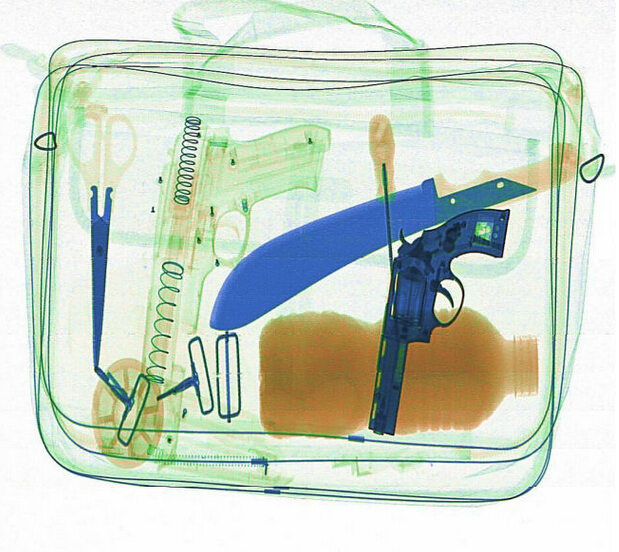
#> input picture Media/Photos/billiards/danger-weapon.jpg, 619 x 552 px
$ python gui-sliders.py
#> lines starting #> are read from the running program, lines starting #| are printed output that depends on the picture; after the words box and inside, x2 and y2 are one past the last pixel; in counts of white or black regions, pixels touching at a corner belong together
import cv2
import numpy as np


hue_min = 0
hue_max = 255

saturation_min = 0
saturation_max = 255

value_min = 0
value_max = 255


def on_change_hue_min(val):
    global hue_min
    hue_min = val
    update_mask_image()


def on_change_hue_max(val):
    global hue_max
    hue_max = val
    update_mask_image()


def on_change_saturation_min(val):
    global saturation_min
    saturation_min = val
    update_mask_image()


def on_change_saturation_max(val):
    global saturation_max
    saturation_max = val
    update_mask_image()


def on_change_value_min(val):
    global value_min
    value_min = val
    update_mask_image()


def on_change_value_max(val):
    global value_max
    value_max = val
    update_mask_image()


def update_mask_image():
    # Создаём маску
    min_color = np.array([hue_min, saturation_min, value_min])  # Минимальные значения [r_min, g_min, b_min]
    max_color = np.array([hue_max, saturation_max, value_max])  # Максимальные значения [r_max, g_max, b_max]

    mask = cv2.inRange(hsv, min_color, max_color)
    cv2.imshow('Mask', mask)

    global img
    masked_img = cv2.bitwise_and(img, img, mask=mask)
    cv2.imshow('Masked image', masked_img)


img = cv2.imread('Media/Photos/billiards/danger-weapon.jpg')
#> img is the input picture: shape (552, 619, 3); mean B, G, R 199.4, 213.1, 201.9


# Конвертируем в цветовое пространство HSV
# BGR to HSV (Hue Saturation Value - Оттенок Насыщенность Значение\Яркость)
hsv = cv2.cvtColor(img, cv2.COLOR_BGR2HSV)
#> hsv: shape (552, 619, 3); mean H, S, V 48.9, 47.1, 221.5
cv2.imshow('HSV', hsv)


window_name = 'Mask'
update_mask_image()
#> in update_mask_image, `mask = cv2.inRange(hsv, min_color, max_color)`: mask: shape (552, 619); every value is 255


cv2.createTrackbar('h min', window_name, 0, 255, on_change_hue_min)
#> slider 'h min' is set to 51
cv2.createTrackbar('h max', window_name, 255, 255, on_change_hue_max)

cv2.createTrackbar('s min', window_name, 0, 255, on_change_saturation_min)
#> slider 's min' is set to 51
cv2.createTrackbar('s max', window_name, 255, 255, on_change_saturation_max)

cv2.createTrackbar('v min', window_name, 0, 255, on_change_value_min)
#> slider 'v min' is set to 51
cv2.createTrackbar('v max', window_name, 255, 255, on_change_value_max)


cv2.waitKey(0)
#> in update_mask_image (call 2), `mask = cv2.inRange(hsv, min_color, max_color)`:
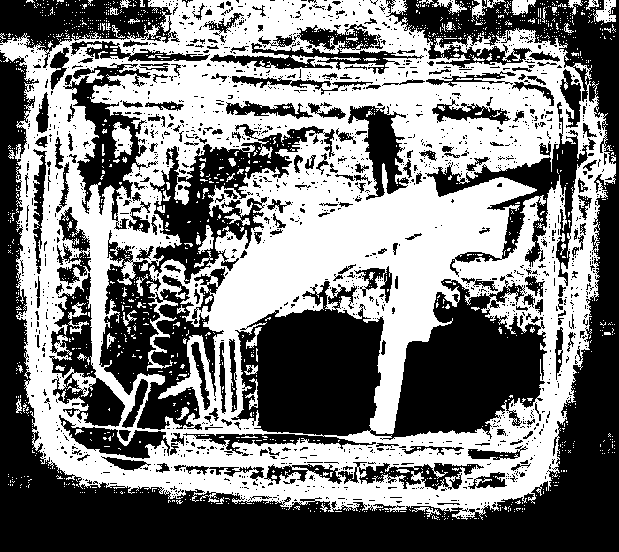
#> mask: shape (552, 619); 48.6% white; 1408 white regions (1335 under 20 px), largest, box (x1, y1, x2, y2) and area: (0, 0, 616, 520) 157968, (112, 122, 133, 158) 449, (593, 0, 616, 23) 304
#> in update_mask_image (call 2), `masked_img = cv2.bitwise_and(img, img, mask=mask)`:
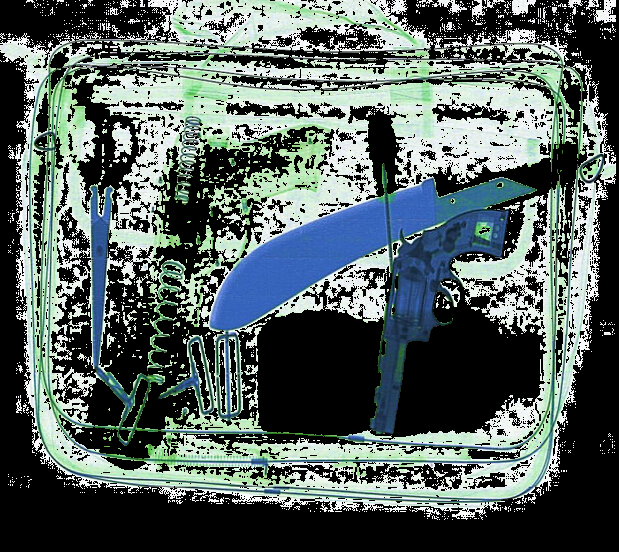
#> masked_img: shape (552, 619, 3); mean B, G, R 95.7, 98.3, 85.6
#> in update_mask_image (call 4), `mask = cv2.inRange(hsv, min_color, max_color)`:
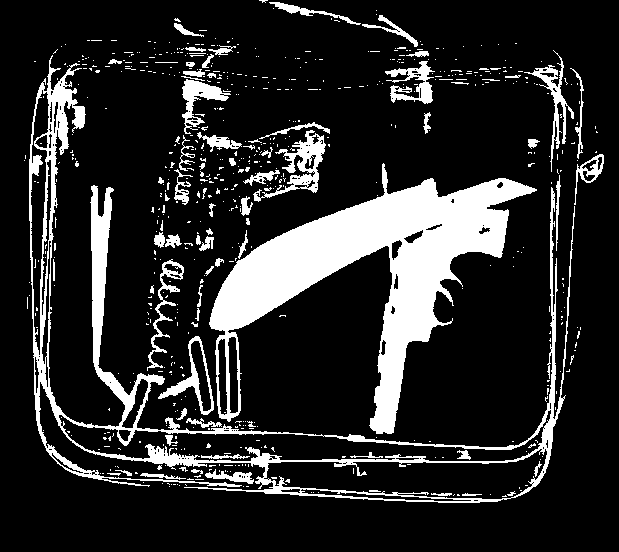
#> mask: shape (552, 619); 16.6% white; 649 white regions (573 under 20 px), largest, box (x1, y1, x2, y2) and area: (209, 163, 537, 434) 26501, (29, 55, 575, 503) 16234, (253, 130, 326, 202) 1454
#> in update_mask_image (call 4), `masked_img = cv2.bitwise_and(img, img, mask=mask)`:
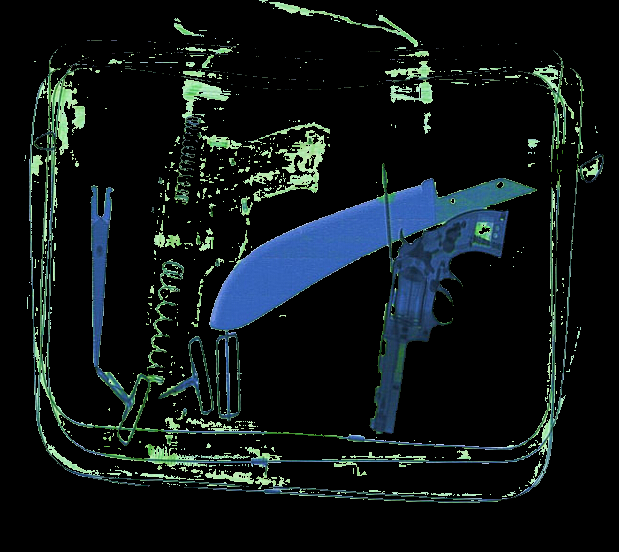
#> masked_img: shape (552, 619, 3); mean B, G, R 23.5, 22.3, 14.8
cv2.destroyAllWindows()
